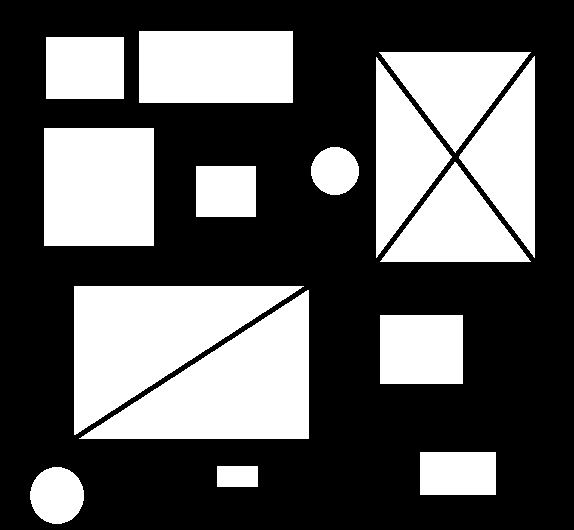
%> input picture ReconoceIdentifica/ImagenPrueba/004-ImagenPrueba.bmp, 574 x 530 px
$ octave Ejemplo1.m   (GNU Octave 9; MATLAB toolbox functions it lacks are replaced by stand-ins)
%> lines starting %> are read from the running program, lines starting %| are printed output that depends on the picture; in (x1, y1, x2, y2) boxes, pixels count from 0 and x2, y2 are one past the last pixel; in counts of white or black regions, pixels touching at a corner belong together; the program's own positions count from 1
clc
clear all
close all
warning off all

%Triangulo, circulo, cuadrado
shapes =zeros(1,3);

%Programa para identificar y reconocer objetos geométricos dento de una
%imagen Binaria

figure(1)
%---- Leer imagen
a = imread('ImagenPrueba\004-ImagenPrueba.bmp');
%> a is the input picture: size 530x574x3 uint8; 36.6% white; 15 white regions, largest, box (x1, y1, x2, y2) and area: (74, 286, 304, 435) 17288, (79, 290, 309, 439) 17284, (44, 128, 154, 246) 12980

%---- Imágen bidimensional
c=im2bw(a);
%> c: size 530x574 logical; 36.6% white; 15 white regions
imshow(c);

%Analizando las propiedades geométricas de la figura
objetos = regionprops(c,'Perimeter','Area','Centroid','BoundingBox');
%> objetos = 15 regions; largest, box (x1, y1, x2, y2), Area, Centroid and Perimeter: (74, 286, 304, 435) 17288 [151.4 336.4] 642.2, (79, 290, 309, 439) 17284 [232.6 389.6] 642.2, (44, 128, 154, 246) 12980 [99.5 187.5] 442.6

for i = 1:length(objetos)
    caja = objetos(i).BoundingBox;

    if(objetos(i).Area>10000)
        rectangle('Position',[caja(1),caja(2),caja(3),caja(4)],'EdgeColor','b','LIneWidth',2);
    else
        rectangle('Position',[caja(1),caja(2),caja(3),caja(4)],'EdgeColor','r','LIneWidth',2);
    end

    if(objetos(i).Perimeter^2/objetos(i).Area>18)
        text(objetos(i).Centroid(1),objetos(i).Centroid(2),'TRIANGULO','Color','r');
        shapes(1) = shapes(1)+1;
    elseif(objetos(i).Perimeter^2/objetos(i).Area<14.3)
        text(objetos(i).Centroid(1),objetos(i).Centroid(2),'CIRCULO','Color','g');
        shapes(2) = shapes(2)+1;
    else
        text(objetos(i).Centroid(1),objetos(i).Centroid(2),'CUADRADO','Color','b');
        shapes(3) = shapes(3)+1;
    end

end
%> this loop made 15 passes
%> caja on passes 1 to 12: [30.5 467.5 54 57], [44.5 128.5 110 118], [46.5 37.5 78 62], [74.5 286.5 230 149], [79.5 290.5 230 149], [139.5 31.5 154 72], [196.5 166.5 60 51], [217.5 466.5 41 21], [311.5 147.5 48 48], [376.5 57.5 76 201], [379.5 52.5 152 101], [380.5 162.5 151 100]
%> after the loop, shapes = [6 2 7]
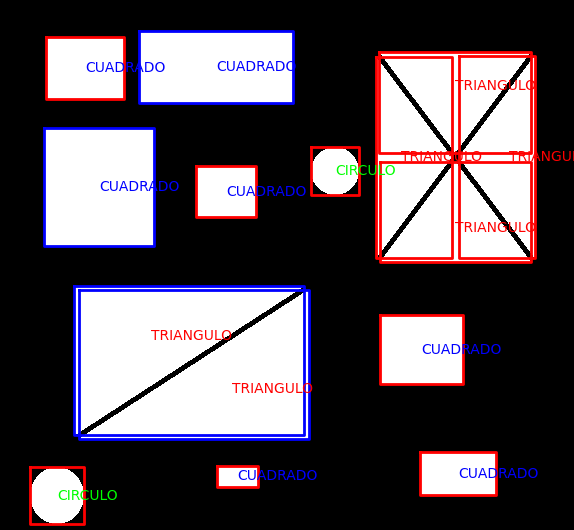
%> figure redrawn from the program's plot data

fprintf('El número total de figuras es: %d\n',sum(shapes));
%| El número total de figuras es: 15
fprintf('Triangulos: %d\n',shapes(1));
%| Triangulos: 6
fprintf('Circulos: %d\n',shapes(2));
%| Circulos: 2
fprintf('Cuadrados: %d\n',shapes(3));
%| Cuadrados: 7

disp('Fin de proceso...')

$ run again, with ReconoceIdentifica/ImagenPrueba/000-ImagenPrueba.bmp copied over ReconoceIdentifica/ImagenPrueba/004-ImagenPrueba.bmp
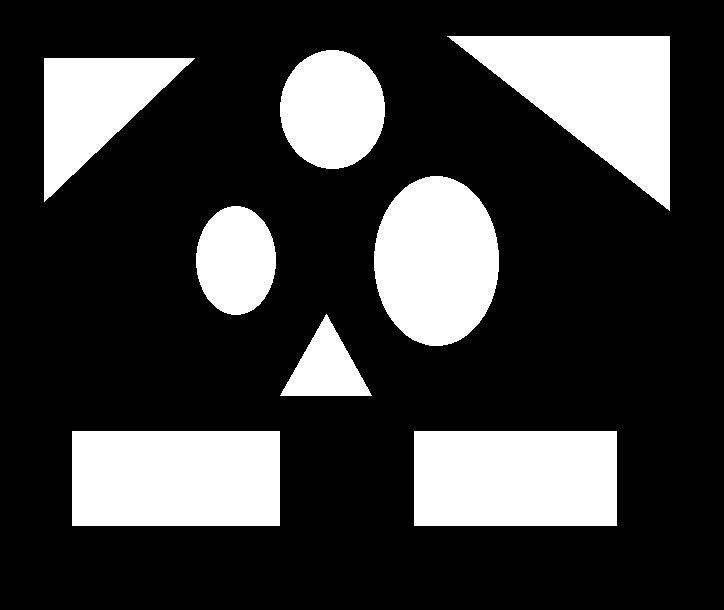
%> input picture ReconoceIdentifica/ImagenPrueba/000-ImagenPrueba.bmp, 724 x 610 px
%> a is the input picture: size 610x724x3 uint8; 24.2% white; 8 white regions, largest, box (x1, y1, x2, y2) and area: (72, 431, 280, 526) 19760, (447, 36, 670, 211) 19579, (414, 431, 617, 526) 19285
%> c: size 610x724 logical; 24.2% white; 8 white regions
%> objetos = 8 regions; largest, box (x1, y1, x2, y2), Area, Centroid and Perimeter: (72, 431, 280, 526) 19760 [176.5 479] 589.6, (447, 36, 670, 211) 19579 [596.1 95] 670.9, (414, 431, 617, 526) 19285 [516 479] 579.8, (374, 176, 499, 346) 16667 [437.1 261.6] 462.6
%> the loop `for i = 1:length(objetos)` made 8 passes
%> caja on passes 1 to 8: [44.5 58.5 151 144], [72.5 431.5 208 95], [196.5 206.5 80 109], [280.5 50.5 105 119], [280.5 314.5 92 82], [374.5 176.5 125 170], [414.5 431.5 203 95], [447.5 36.5 223 175]
%> after the loop `for i = 1:length(objetos)`: shapes = [3 3 2]
%> after the loop `for i = 1:length(objetos)`:
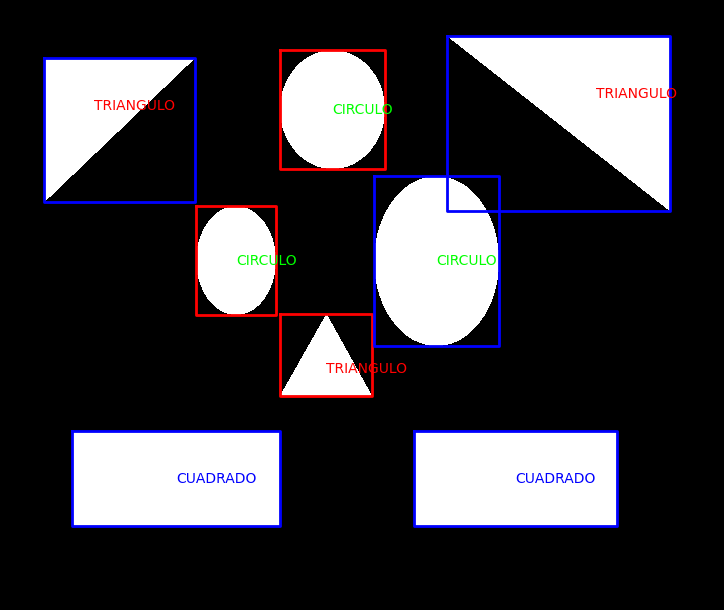
%> figure redrawn from the program's plot data
%| El número total de figuras es: 8
%| Triangulos: 3
%| Circulos: 3
%| Cuadrados: 2

$ run again, with ReconoceIdentifica/ImagenPrueba/001-ImagenPrueba.bmp copied over ReconoceIdentifica/ImagenPrueba/004-ImagenPrueba.bmp
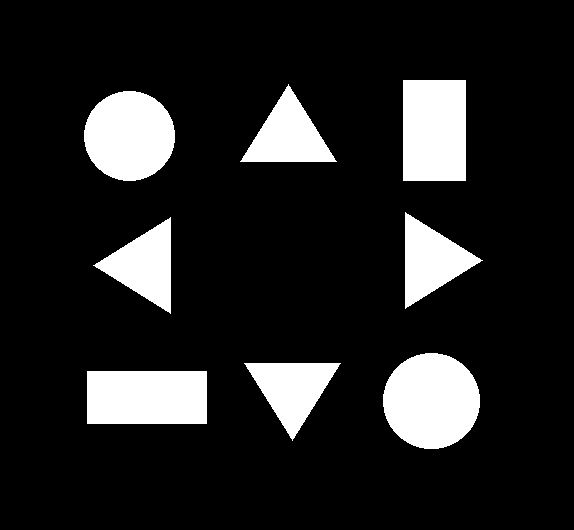
%> input picture ReconoceIdentifica/ImagenPrueba/001-ImagenPrueba.bmp, 574 x 530 px
%> a is the input picture: size 530x574x3 uint8; 13.7% white; 8 white regions, largest, box (x1, y1, x2, y2) and area: (383, 353, 480, 449) 7310, (84, 91, 175, 181) 6418, (403, 80, 466, 181) 6363
%> c: size 530x574 logical; 13.7% white; 8 white regions
%> objetos = 8 regions; largest, box (x1, y1, x2, y2), Area, Centroid and Perimeter: (383, 353, 480, 449) 7310 [432 401.5] 299.9, (84, 91, 175, 181) 6418 [130 136.5] 281, (403, 80, 466, 181) 6363 [435 131] 317.2, (87, 371, 207, 424) 6360 [147.5 398] 334.8
%> the loop `for i = 1:length(objetos)` made 8 passes
%> caja on passes 1 to 8: [84.5 91.5 91 90], [87.5 371.5 120 53], [93.5 217.5 78 97], [240.5 84.5 97 78], [244.5 363.5 97 78], [383.5 353.5 97 96], [403.5 80.5 63 101], [405.5 212.5 78 97]
%> after the loop `for i = 1:length(objetos)`: shapes = [4 2 2]
%> after the loop `for i = 1:length(objetos)`:
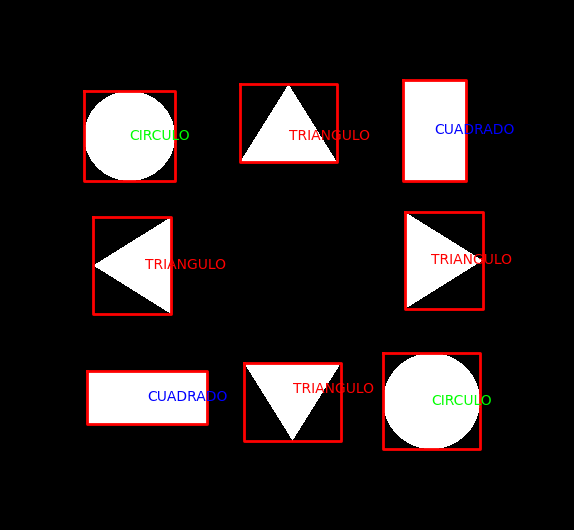
%> figure redrawn from the program's plot data
%| El número total de figuras es: 8
%| Triangulos: 4
%| Circulos: 2
%| Cuadrados: 2

$ run again, with ReconoceIdentifica/ImagenPrueba/002-ImagenPrueba.bmp copied over ReconoceIdentifica/ImagenPrueba/004-ImagenPrueba.bmp
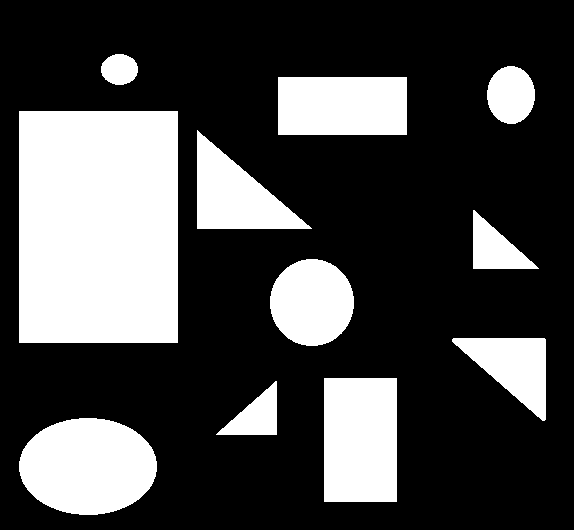
%> input picture ReconoceIdentifica/ImagenPrueba/002-ImagenPrueba.bmp, 574 x 530 px
%> a is the input picture: size 530x574x3 uint8; 28.4% white; 11 white regions, largest, box (x1, y1, x2, y2) and area: (19, 111, 178, 343) 36888, (19, 418, 157, 515) 10509, (324, 378, 397, 502) 9052
%> c: size 530x574 logical; 28.4% white; 11 white regions
%> objetos = 11 regions; largest, box (x1, y1, x2, y2), Area, Centroid and Perimeter: (19, 111, 178, 343) 36888 [99 227.5] 762.1, (19, 418, 157, 515) 10509 [88.5 467] 369, (324, 378, 397, 502) 9052 [361 440.5] 381.8
%> the loop `for i = 1:length(objetos)` made 11 passes
%> caja on passes 1 to 8: [19.5 111.5 159 232], [19.5 418.5 138 97], [101.5 54.5 37 31], [197.5 130.5 115 99], [216.5 381.5 61 54], [270.5 259.5 84 87], [278.5 77.5 129 58], [324.5 378.5 73 124]
%> after the loop `for i = 1:length(objetos)`: shapes = [4 4 3]
%> after the loop `for i = 1:length(objetos)`:
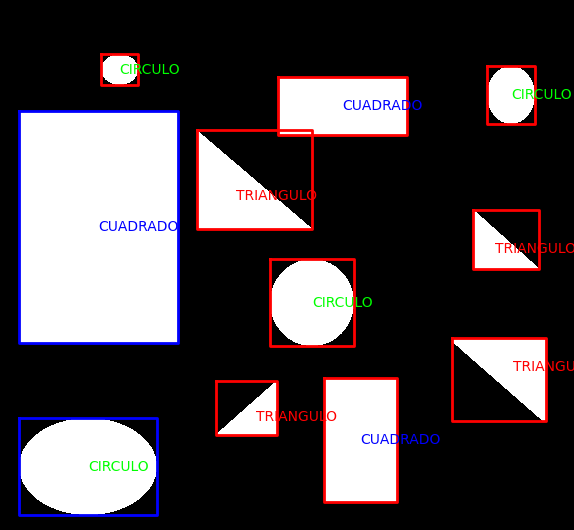
%> figure redrawn from the program's plot data
%| El número total de figuras es: 11
%| Triangulos: 4
%| Circulos: 4
%| Cuadrados: 3
